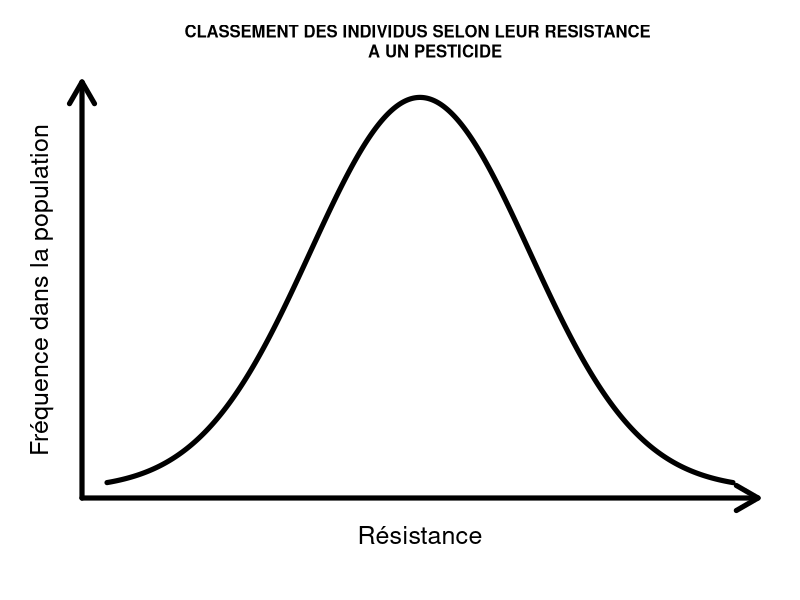
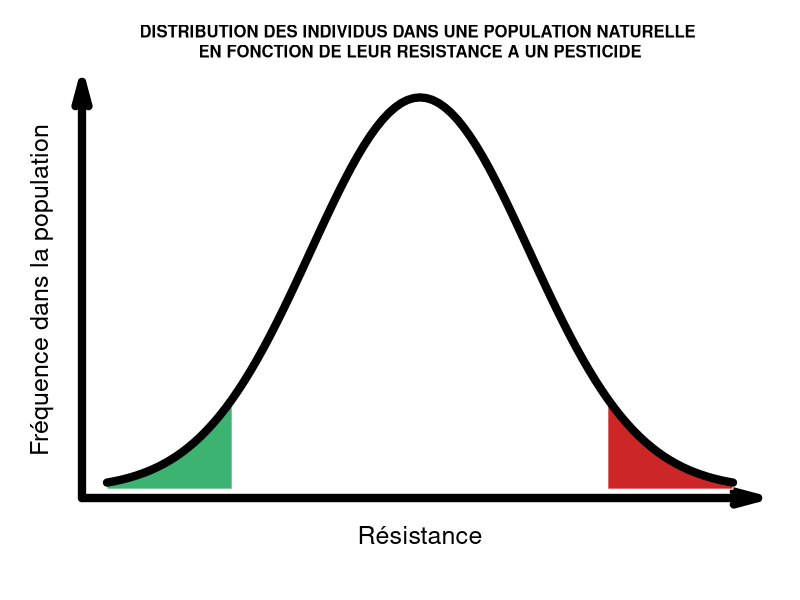
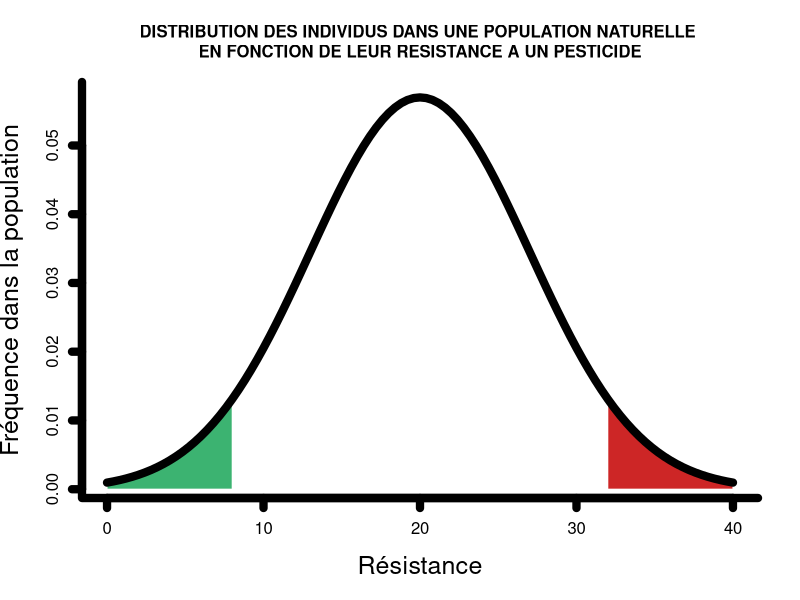
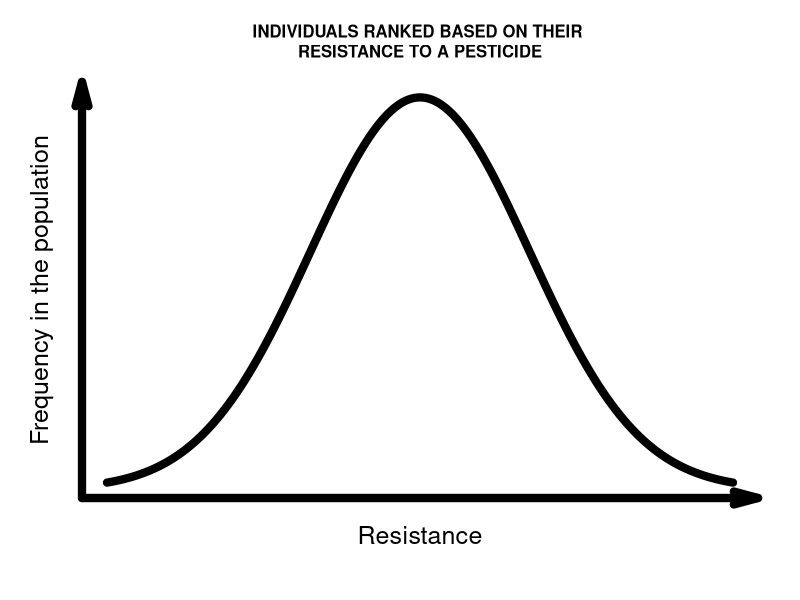
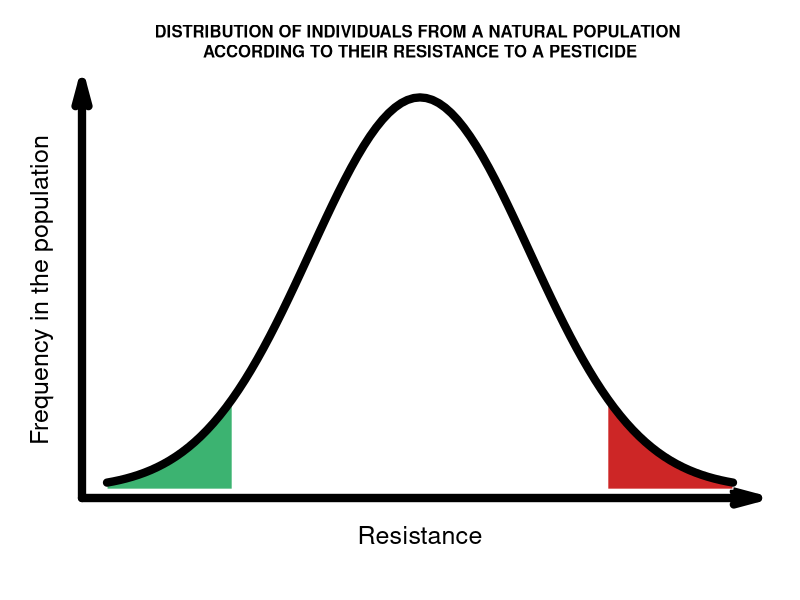
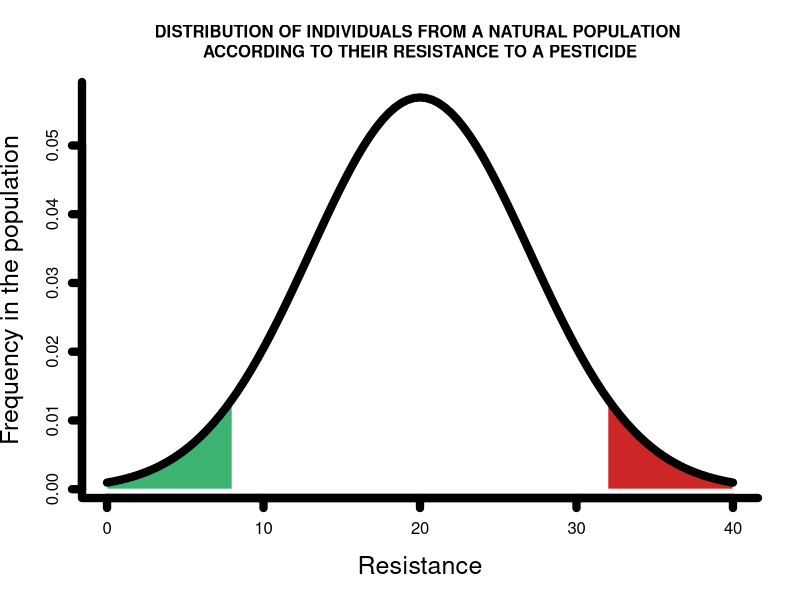

Reproduce these figures in R, in order.
###############################################################################
###############################################################################
#Script for the figure of the resistance distribution and evolution
###############################################################################
###############################################################################


###############################################################################
#French versions of the figures
###############################################################################


#first a simple plot of the distribution with no tick and arrows at the 
#end of axis
curve(dnorm(x, mean=20, sd=7),from=0,to=40,lwd=5,xlab="",ylab="",n=10000,
      cex.lab=1.5,bty="l",main="CLASSEMENT DES INDIVIDUS SELON LEUR RESISTANCE 
      A UN PESTICIDE",
      cex.main=1,cex.axis=1,axes=FALSE)
u <- par("usr") 
arrows(u[1],u[3],u[2],u[3],code=2,xpd=TRUE,lwd=5)
mtext(side=1,text="Résistance",cex=1.5,line=1.5)
arrows(u[1],u[3],u[1],u[4],code=2,xpd=TRUE,lwd=5)
mtext(side=2,text="Fréquence dans la population",cex=1.5,line=1.5)
#export png 870 x 550

#the distribution of the quantitative resistance in a natural population
#with no tick and arrows at the end of axis
curve(dnorm(x, mean=20, sd=7),from=0,to=40,lwd=5,xlab="",ylab="",n=10000,
      main="DISTRIBUTION DES INDIVIDUS DANS UNE POPULATION NATURELLE 
EN FONCTION DE LEUR RESISTANCE A UN PESTICIDE",cex.main=1,
      cex.axis=1,cex.lab=1.5,bty="l",axes=FALSE)
u <- par("usr") 
arrows(u[1],u[3],u[2],u[3],code=2,xpd=TRUE,lwd=8,angle=15)
mtext(side=1,text="Résistance",cex=1.5,line=1.5)
arrows(u[1],u[3],u[1],u[4],code=2,xpd=TRUE,lwd=8,angle=15)
mtext(side=2,text="Fréquence dans la population",cex=1.5,line=1.5)
# #adding the mean of the distribution
# segments(20,0,20,dnorm(0,sd=7),col='blue',lwd=4)
#display the more resistant percentile of the distribution
M<-20
EcarT<-7
xmin<-32
xmax<-40
X<-seq(xmin, xmax, length=1000)
Y<-dnorm(X, mean=M, sd=EcarT)
XX<-c(xmin,X,xmax,xmax,xmin)
YY<-c(0,Y,dnorm(xmax, mean=M,sd=EcarT),0,0)
polygon(XX,YY, border = 0,col="firebrick3")
#display the more sensitive percentile of the distribution
xmin<-0
xmax<-8
X<-seq(xmin, xmax, length=1000)
Y<-dnorm(X, mean=M, sd=EcarT)
XX<-c(xmin,X,xmax,xmax,xmin)
YY<-c(0,Y,dnorm(xmax, mean=M,sd=EcarT),0,0)
polygon(XX,YY, border = 0,col="mediumseagreen")
#finally we draw again the curve so the figure look clean
curve(dnorm(x, mean=20, sd=7),from=0,to=40,lwd=8,add=TRUE)
#export png 870 x 550

#another version of the distribution of the quantitative resistance in 
#a natural population, with tick on axis and gradation
curve(dnorm(x, mean=20, sd=7),from=0,to=40,lwd=5,
      xlab="Résistance",
      ylab="Fréquence dans la population",n=10000,
      main="DISTRIBUTION DES INDIVIDUS DANS UNE POPULATION NATURELLE 
EN FONCTION DE LEUR RESISTANCE A UN PESTICIDE",cex.main=1,
      cex.axis=1,cex.lab=1.5,bty="l",axes=FALSE)
axis(1,lwd=8)
axis(2,lwd=8)
box(bty="l",lwd=8)
# #adding the mean of the distribution
# segments(20,0,20,dnorm(0,sd=7),col='blue',lwd=4)
#display the more resistant percentile of the distribution
M<-20
EcarT<-7
xmin<-32
xmax<-40
X<-seq(xmin, xmax, length=1000)
Y<-dnorm(X, mean=M, sd=EcarT)
XX<-c(xmin,X,xmax,xmax,xmin)
YY<-c(0,Y,dnorm(xmax, mean=M,sd=EcarT),0,0)
polygon(XX,YY, border = 0,col="firebrick3")
#display the more sensitive percentile of the distribution
xmin<-0
xmax<-8
X<-seq(xmin, xmax, length=1000)
Y<-dnorm(X, mean=M, sd=EcarT)
XX<-c(xmin,X,xmax,xmax,xmin)
YY<-c(0,Y,dnorm(xmax, mean=M,sd=EcarT),0,0)
polygon(XX,YY, border = 0,col="mediumseagreen")
#finally we draw again the curve so the figure look clean
curve(dnorm(x, mean=20, sd=7),from=0,to=40,lwd=8,add=TRUE)


###############################################################################
#English versions of the figures
###############################################################################


#first a simple plot of the distribution with no tick and arrows at the 
#end of axis
curve(dnorm(x, mean=20, sd=7),from=0,to=40,lwd=8,xlab="",ylab="",n=10000,
      cex.lab=1.5,bty="l",main="INDIVIDUALS RANKED BASED ON THEIR 
RESISTANCE TO A PESTICIDE",
      cex.main=1,cex.axis=1,axes=FALSE)
u <- par("usr") 
arrows(u[1],u[3],u[2],u[3],code=2,xpd=TRUE,lwd=8,angle=15)
mtext(side=1,text="Resistance",cex=1.5,line=1.5)
arrows(u[1],u[3],u[1],u[4],code=2,xpd=TRUE,lwd=8,angle=15)
mtext(side=2,text="Frequency in the population",cex=1.5,line=1.5)
#export png 870 x 550

#the distribution of the quantitative resistance in a natural population
#with no tick and arrows at the end of axis
curve(dnorm(x, mean=20, sd=7),from=0,to=40,lwd=5,xlab="",ylab="",n=10000,
      main="DISTRIBUTION OF INDIVIDUALS FROM A NATURAL POPULATION 
ACCORDING TO THEIR RESISTANCE TO A PESTICIDE",cex.main=1,
      cex.axis=1,cex.lab=1.5,bty="l",axes=FALSE)
u <- par("usr") 
arrows(u[1],u[3],u[2],u[3],code=2,xpd=TRUE,lwd=8,angle=15)
mtext(side=1,text="Resistance",cex=1.5,line=1.5)
arrows(u[1],u[3],u[1],u[4],code=2,xpd=TRUE,lwd=8,angle=15)
mtext(side=2,text="Frequency in the population",cex=1.5,line=1.5)
# #adding the mean of the distribution
# segments(20,0,20,dnorm(0,sd=7),col='blue',lwd=4)
#display the more resistant percentile of the distribution
M<-20
EcarT<-7
xmin<-32
xmax<-40
X<-seq(xmin, xmax, length=1000)
Y<-dnorm(X, mean=M, sd=EcarT)
XX<-c(xmin,X,xmax,xmax,xmin)
YY<-c(0,Y,dnorm(xmax, mean=M,sd=EcarT),0,0)
polygon(XX,YY, border = 0,col="firebrick3")
#display the more sensitive percentile of the distribution
xmin<-0
xmax<-8
X<-seq(xmin, xmax, length=1000)
Y<-dnorm(X, mean=M, sd=EcarT)
XX<-c(xmin,X,xmax,xmax,xmin)
YY<-c(0,Y,dnorm(xmax, mean=M,sd=EcarT),0,0)
polygon(XX,YY, border = 0,col="mediumseagreen")
#finally we draw again the curve so the figure look clean
curve(dnorm(x, mean=20, sd=7),from=0,to=40,lwd=8,add=TRUE)
#export png 870 x 550

#another version of the distribution of the quantitative resistance in 
#a natural population, with tick on axis and gradation
curve(dnorm(x, mean=20, sd=7),from=0,to=40,lwd=5,
      xlab="Resistance",
      ylab="Frequency in the population",n=10000,
      main="DISTRIBUTION OF INDIVIDUALS FROM A NATURAL POPULATION 
ACCORDING TO THEIR RESISTANCE TO A PESTICIDE",cex.main=1,
      cex.axis=1,cex.lab=1.5,bty="l",axes=FALSE)
axis(1,lwd=8)
axis(2,lwd=8)
box(bty="l",lwd=8)
# #adding the mean of the distribution
# segments(20,0,20,dnorm(0,sd=7),col='blue',lwd=4)
#display the more resistant percentile of the distribution
M<-20
EcarT<-7
xmin<-32
xmax<-40
X<-seq(xmin, xmax, length=1000)
Y<-dnorm(X, mean=M, sd=EcarT)
XX<-c(xmin,X,xmax,xmax,xmin)
YY<-c(0,Y,dnorm(xmax, mean=M,sd=EcarT),0,0)
polygon(XX,YY, border = 0,col="firebrick3")
#display the more sensitive percentile of the distribution
xmin<-0
xmax<-8
X<-seq(xmin, xmax, length=1000)
Y<-dnorm(X, mean=M, sd=EcarT)
XX<-c(xmin,X,xmax,xmax,xmin)
YY<-c(0,Y,dnorm(xmax, mean=M,sd=EcarT),0,0)
polygon(XX,YY, border = 0,col="mediumseagreen")
#finally we draw again the curve so the figure look clean
curve(dnorm(x, mean=20, sd=7),from=0,to=40,lwd=8,add=TRUE)


###############################################################################
#END
###############################################################################
